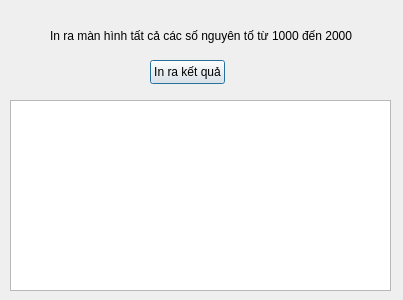
<?xml version="1.0" encoding="UTF-8"?>
<ui version="4.0">
 <class>Bai3_Tuan1</class>
 <widget class="QDialog" name="Bai3_Tuan1">
  <property name="geometry">
   <rect>
    <x>0</x>
    <y>0</y>
    <width>403</width>
    <height>300</height>
   </rect>
  </property>
  <property name="windowTitle">
   <string>Bai3_Tuan1</string>
  </property>
  <widget class="QPushButton" name="pushButton">
   <property name="geometry">
    <rect>
     <x>150</x>
     <y>60</y>
     <width>75</width>
     <height>24</height>
    </rect>
   </property>
   <property name="text">
    <string>In ra kết quả</string>
   </property>
  </widget>
  <widget class="QLabel" name="label">
   <property name="geometry">
    <rect>
     <x>50</x>
     <y>20</y>
     <width>341</width>
     <height>31</height>
    </rect>
   </property>
   <property name="text">
    <string>In ra màn hình tất cả các số nguyên tố từ 1000 đến 2000</string>
   </property>
  </widget>
  <widget class="QTextEdit" name="textEdit">
   <property name="geometry">
    <rect>
     <x>10</x>
     <y>100</y>
     <width>381</width>
     <height>191</height>
    </rect>
   </property>
  </widget>
 </widget>
 <layoutdefault spacing="6" margin="11"/>
 <resources/>
 <connections/>
</ui>
